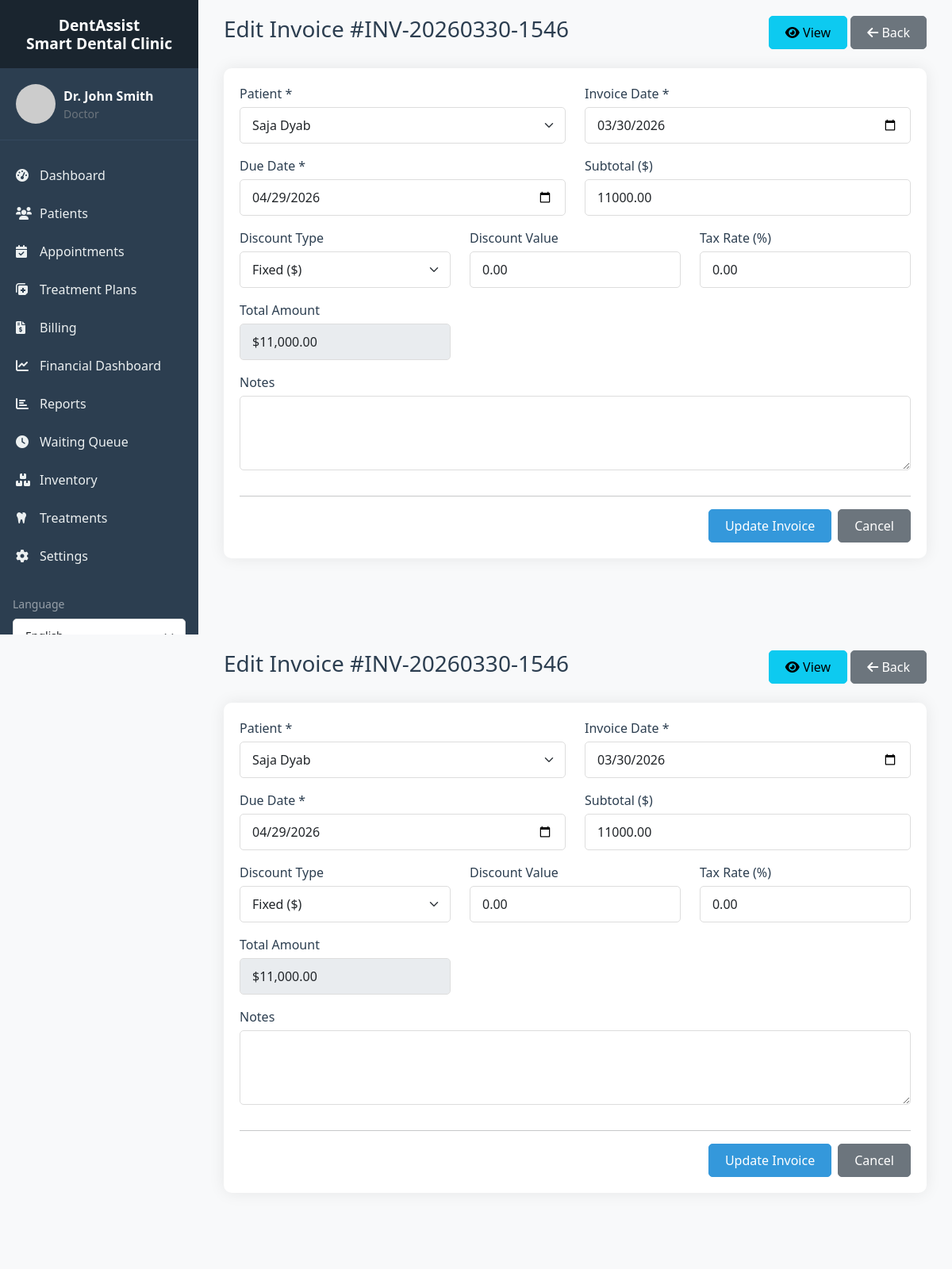
Screenshot of /billing/edit_invoice.php?id=27 (signed in) with the database file from the repository.
### tables this page shows
CREATE TABLE `invoices` (
  `id` int(11) NOT NULL,
  `invoice_number` varchar(50) NOT NULL,
  `patient_id` int(11) NOT NULL,
  `appointment_id` int(11) DEFAULT NULL,
  `invoice_date` date NOT NULL,
  `due_date` date NOT NULL,
  `subtotal` decimal(10,2) NOT NULL,
  `discount_type` enum('percentage','fixed') DEFAULT 'fixed',
  `discount_value` decimal(10,2) DEFAULT 0.00,
  `discount_amount` decimal(10,2) GENERATED ALWAYS AS (case when `discount_type` = 'percentage' then `subtotal` * `discount_value` / 100 else `discount_value` end) VIRTUAL,
  `tax_rate` decimal(5,2) DEFAULT 0.00,
  `tax_amount` decimal(10,2) GENERATED ALWAYS AS ((`subtotal` - `discount_amount`) * `tax_rate` / 100) VIRTUAL,
  `total_amount` decimal(10,2) GENERATED ALWAYS AS (`subtotal` - `discount_amount` + `tax_amount`) VIRTUAL,
  `paid_amount` decimal(10,2) DEFAULT 0.00,
  `balance_due` decimal(10,2) GENERATED ALWAYS AS (`total_amount` - `paid_amount`) VIRTUAL,
  `insurance_type` varchar(50) DEFAULT NULL,
  `insurance_claim_id` varchar(100) DEFAULT NULL,
  `insurance_coverage` decimal(10,2) DEFAULT 0.00,
  `insurance_status` enum('pending','approved','denied','paid') DEFAULT 'pending',
  `payment_status` enum('paid','partial','pending','overdue','cancelled') DEFAULT 'pending',
  `payment_method` enum('cash','card','insurance','online','check') DEFAULT NULL,
  `notes` text DEFAULT NULL,
  `created_at` timestamp NOT NULL DEFAULT current_timestamp(),
  `created_by` int(11) DEFAULT NULL,
  `paid_at` timestamp NULL DEFAULT NULL
);

CREATE TABLE `patients` (
  `id` int(11) NOT NULL,
  `user_id` int(11) DEFAULT NULL,
  `full_name` varchar(100) NOT NULL,
  `date_of_birth` date DEFAULT NULL,
  `gender` enum('male','female','other') DEFAULT NULL,
  `phone` varchar(20) DEFAULT NULL,
  `email` varchar(100) DEFAULT NULL,
  `emergency_contact_name` varchar(100) DEFAULT NULL,
  `emergency_contact_phone` varchar(20) DEFAULT NULL,
  `emergency_contact_relation` varchar(50) DEFAULT NULL,
  `insurance_provider` varchar(100) DEFAULT NULL,
  `insurance_id` varchar(50) DEFAULT NULL,
  `insurance_type` enum('Private','Social Security','Medicaid','None') DEFAULT 'None',
  `insurance_coverage` int(11) DEFAULT 0,
  `medical_history` text DEFAULT NULL,
  `allergies` text DEFAULT NULL,
  `current_medications` text DEFAULT NULL,
  `past_surgeries` text DEFAULT NULL,
  `chronic_conditions` text DEFAULT NULL,
  `dental_history` text DEFAULT NULL,
  `previous_dentist` varchar(100) DEFAULT NULL,
  `last_visit_date` date DEFAULT NULL,
  `address_line1` varchar(255) DEFAULT NULL,
  `address_line2` varchar(255) DEFAULT NULL,
  `address` varchar(500) DEFAULT NULL,
  `city` varchar(100) DEFAULT NULL,
  `state` varchar(50) DEFAULT NULL,
  `postal_code` varchar(20) DEFAULT NULL,
  `country` varchar(50) DEFAULT 'USA',
  `points` int(11) DEFAULT 0,
  `subscription_type` enum('none','basic','premium','family') DEFAULT 'none',
  `subscription_start_date` date DEFAULT NULL,
  `subscription_end_date` date DEFAULT NULL,
  `referral_code` varchar(20) DEFAULT NULL,
  `referred_by` int(11) DEFAULT NULL,
  `created_at` timestamp NOT NULL DEFAULT current_timestamp(),
  `updated_at` timestamp NOT NULL DEFAULT current_timestamp() ON UPDATE current_timestamp(),
  `created_by` int(11) DEFAULT NULL,
  `subscription_status` enum('none','pending','active','expired') DEFAULT 'none'
);

### includes/db.php (called while the page is built, shortened)
<?php
class Database {
    private $host = DB_HOST;
    private $user = DB_USER;
    private $pass = DB_PASS;
    private $dbname = DB_NAME;
    private $conn;
    private static $instance = null;
    private function __construct() {
        try {
            $this->conn = new mysqli($this->host, $this->user, $this->pass, $this->dbname);
            $this->conn->set_charset("utf8mb4");
        } catch (Exception $e) {
            die("Database connection error: " . $e->getMessage());
        }
    }
    public static function getInstance() {
        if (self::$instance == null) {
            self::$instance = new Database();
        }
        return self::$instance;
    }
    public function query($sql, $params = [], $types = "") {
        $stmt = $this->conn->prepare($sql);
        if (!empty($params)) {
            if (empty($types)) {
                $types = $this->determineTypes($params);
            }
            $stmt->bind_param($types, ...$params);
        }
        $stmt->execute();
        return $stmt;
    }
    private function determineTypes($params) {
        $types = '';
        foreach ($params as $param) {
            if (is_int($param)) {
                $types .= 'i';
            } elseif (is_float($param)) {
                $types .= 'd';
            } elseif (is_string($param)) {
                $types .= 's';
            } else {
                $types .= 'b';
            }
        }
        return $types;
    }
    public function fetchOne($sql, $params = [], $types = "") {
        $stmt = $this->query($sql, $params, $types);
        $result = $stmt->get_result();
        if ($result && $result->num_rows > 0) {
            return $result->fetch_assoc();
        }
        return null;
    }
    public function fetchAll($sql, $params = [], $types = "") {
        $stmt = $this->query($sql, $params, $types);
        $result = $stmt->get_result();
        if ($result) {
            return $result->fetch_all(MYSQLI_ASSOC);
        }
        return [];
    }
}
?>

### includes/functions.php (called while the page is built, shortened)
<?php
require_once 'db.php';
function formatCurrency($amount)
{
    return '$' . number_format($amount, 2);
}

### billing/edit_invoice.php (the view, shortened to what this page needs)
<?php
require_once '../includes/db.php';
require_once '../includes/functions.php';
$db = Database::getInstance();
$invoiceId = $_GET['id'] ?? 0;
$invoice = $db->fetchOne(
    "SELECT i.*, p.full_name as patient_name
     FROM invoices i
     JOIN patients p ON i.patient_id = p.id
     WHERE i.id = ?",
    [$invoiceId],
    "i"
);
$patients = $db->fetchAll("SELECT id, full_name FROM patients ORDER BY full_name");
include '../layouts/header.php';
?>
<div class="container-fluid">
    <div class="d-flex justify-content-between align-items-center mb-4">
        <h1 class="h3">Edit Invoice #<?php echo $invoice['invoice_number']; ?></h1>
        <div>
            <a href="invoice_view.php?id=<?php echo $invoiceId; ?>" class="btn btn-info">
                <i class="fas fa-eye"></i> View
            </a>
            <a href="invoices.php" class="btn btn-secondary">
                <i class="fas fa-arrow-left"></i> Back
            </a>
        </div>
    </div>
    <div class="card">
        <div class="card-body">
            <form method="POST" action="">
                <div class="row">
                    <div class="col-md-6 mb-3">
                        <label class="form-label">Patient *</label>
                        <select class="form-select" name="patient_id" required>
                            <?php foreach ($patients as $p): ?>
                                <option value="<?php echo $p['id']; ?>" <?php echo $invoice['patient_id'] == $p['id'] ? 'selected' : ''; ?>>
                                    <?php echo htmlspecialchars($p['full_name']); ?>
                                </option>
                            <?php endforeach; ?>
                        </select>
                    </div>
                    <div class="col-md-6 mb-3">
                        <label class="form-label">Invoice Date *</label>
                        <input type="date" class="form-control" name="invoice_date"
                               value="<?php echo $invoice['invoice_date']; ?>" required>
                    </div>
                    <div class="col-md-6 mb-3">
                        <label class="form-label">Due Date *</label>
                        <input type="date" class="form-control" name="due_date"
                               value="<?php echo $invoice['due_date']; ?>" required>
                    </div>
                    <div class="col-md-6 mb-3">
                        <label class="form-label">Subtotal ($)</label>
                        <input type="number" step="0.01" class="form-control" name="subtotal" id="subtotal"
                               value="<?php echo $invoice['subtotal']; ?>" onchange="calculateTotal()">
                    </div>
                    <div class="col-md-4 mb-3">
                        <label class="form-label">Discount Type</label>
                        <select class="form-select" name="discount_type" id="discount_type" onchange="calculateTotal()">
                            <option value="fixed" <?php echo $invoice['discount_type'] == 'fixed' ? 'selected' : ''; ?>>Fixed ($)</option>
                        </select>
                    </div>
                    <div class="col-md-4 mb-3">
                        <label class="form-label">Discount Value</label>
                        <input type="number" step="0.01" class="form-control" name="discount_value" id="discount_value"
                               value="<?php echo $invoice['discount_value']; ?>" onchange="calculateTotal()">
                    </div>
                    <div class="col-md-4 mb-3">
                        <label class="form-label">Tax Rate (%)</label>
                        <input type="number" step="0.01" class="form-control" name="tax_rate" id="tax_rate"
                               value="<?php echo $invoice['tax_rate']; ?>" onchange="calculateTotal()">
                    </div>
                    <div class="col-md-4 mb-3">
                        <label class="form-label">Total Amount</label>
                        <input type="text" class="form-control" id="total" readonly value="<?php echo formatCurrency($invoice['total_amount']); ?>">
                    </div>
                    <div class="col-12 mb-3">
                        <label class="form-label">Notes</label>
                        <textarea class="form-control" name="notes" rows="3"><?php echo htmlspecialchars($invoice['notes']); ?></textarea>
                    </div>
                </div>
                <hr>
                <div class="d-flex justify-content-end gap-2">
                    <button type="submit" class="btn btn-primary">Update Invoice</button>
                    <a href="invoice_view.php?id=<?php echo $invoiceId; ?>" class="btn btn-secondary">Cancel</a>
                </div>
            </form>
        </div>
    </div>
</div>
<?php include '../layouts/footer.php'; ?><?php
require_once '../includes/db.php';
require_once '../includes/functions.php';
$db = Database::getInstance();
$invoiceId = $_GET['id'] ?? 0;
$invoice = $db->fetchOne(
    "SELECT i.*, p.full_name as patient_name
     FROM invoices i
     JOIN patients p ON i.patient_id = p.id
     WHERE i.id = ?",
    [$invoiceId],
    "i"
);
$patients = $db->fetchAll("SELECT id, full_name FROM patients ORDER BY full_name");
include '../layouts/header.php';
?>
<div class="container-fluid">
    <div class="d-flex justify-content-between align-items-center mb-4">
        <h1 class="h3">Edit Invoice #<?php echo $invoice['invoice_number']; ?></h1>
        <div>
            <a href="invoice_view.php?id=<?php echo $invoiceId; ?>" class="btn btn-info">
                <i class="fas fa-eye"></i> View
            </a>
            <a href="invoices.php" class="btn btn-secondary">
                <i class="fas fa-arrow-left"></i> Back
            </a>
        </div>
    </div>
    <div class="card">
        <div class="card-body">
            <form method="POST" action="">
                <div class="row">
                    <div class="col-md-6 mb-3">
                        <label class="form-label">Patient *</label>
                        <select class="form-select" name="patient_id" required>
                            <?php foreach ($patients as $p): ?>
                                <option value="<?php echo $p['id']; ?>" <?php echo $invoice['patient_id'] == $p['id'] ? 'selected' : ''; ?>>
                                    <?php echo htmlspecialchars($p['full_name']); ?>
                                </option>
                            <?php endforeach; ?>
                        </select>
                    </div>
                    <div class="col-md-6 mb-3">
                        <label class="form-label">Invoice Date *</label>
                        <input type="date" class="form-control" name="invoice_date"
                               value="<?php echo $invoice['invoice_date']; ?>" required>
                    </div>
                    <div class="col-md-6 mb-3">
                        <label class="form-label">Due Date *</label>
                        <input type="date" class="form-control" name="due_date"
                               value="<?php echo $invoice['due_date']; ?>" required>
                    </div>
                    <div class="col-md-6 mb-3">
                        <label class="form-label">Subtotal ($)</label>
                        <input type="number" step="0.01" class="form-control" name="subtotal" id="subtotal"
                               value="<?php echo $invoice['subtotal']; ?>" onchange="calculateTotal()">
                    </div>
                    <div class="col-md-4 mb-3">
                        <label class="form-label">Discount Type</label>
                        <select class="form-select" name="discount_type" id="discount_type" onchange="calculateTotal()">
                            <option value="fixed" <?php echo $invoice['discount_type'] == 'fixed' ? 'selected' : ''; ?>>Fixed ($)</option>
                        </select>
                    </div>
                    <div class="col-md-4 mb-3">
                        <label class="form-label">Discount Value</label>
                        <input type="number" step="0.01" class="form-control" name="discount_value" id="discount_value"
                               value="<?php echo $invoice['discount_value']; ?>" onchange="calculateTotal()">
                    </div>
                    <div class="col-md-4 mb-3">
                        <label class="form-label">Tax Rate (%)</label>
                        <input type="number" step="0.01" class="form-control" name="tax_rate" id="tax_rate"
                               value="<?php echo $invoice['tax_rate']; ?>" onchange="calculateTotal()">
                    </div>
                    <div class="col-md-4 mb-3">
                        <label class="form-label">Total Amount</label>
                        <input type="text" class="form-control" id="total" readonly value="<?php echo formatCurrency($invoice['total_amount']); ?>">
                    </div>
                    <div class="col-12 mb-3">
                        <label class="form-label">Notes</label>
                        <textarea class="form-control" name="notes" rows="3"><?php echo htmlspecialchars($invoice['notes']); ?></textarea>
                    </div>
                </div>
                <hr>
                <div class="d-flex justify-content-end gap-2">
                    <button type="submit" class="btn btn-primary">Update Invoice</button>
                    <a href="invoice_view.php?id=<?php echo $invoiceId; ?>" class="btn btn-secondary">Cancel</a>
                </div>
            </form>
        </div>
    </div>
</div>
<?php include '../layouts/footer.php'; ?>

### assets/css/style.css (style rules this page uses)
:root { --primary-color: #3498db; --secondary-color: #2c3e50; --success-color: #28a745; --danger-color: #dc3545; --warning-color: #ffc107; --info-color: #17a2b8; --light-color: #f8f9fa; --dark-color: #343a40; }
body { font-family: 'Segoe UI', Tahoma, Geneva, Verdana, sans-serif; background-color: #f8f9fa; margin: 0; padding: 0; }
h1, h2, h3, h4, h5, h6 { color: var(--secondary-color); font-weight: 600; }
.card { border: none; border-radius: 10px; box-shadow: 0 0 20px rgba(0,0,0,0.08); margin-bottom: 20px; }
.card-body { padding: 20px; }
.btn { border-radius: 5px; padding: 8px 20px; font-weight: 500; transition: all 0.3s; }
.btn-primary { background-color: var(--primary-color); border-color: var(--primary-color); }
.form-control, .form-select { border-radius: 5px; border: 1px solid #ddd; padding: 10px 15px; transition: all 0.3s; }
.form-label { font-weight: 500; color: var(--secondary-color); margin-bottom: 5px; }

### rows the page displays
invoices: invoice_number "INV-20260330-1546", patient_id "Saja Dyab", invoice_date "03/30/2026", due_date "04/29/2026", subtotal "11000.00", discount_type "Fixed ($)", discount_value "0.00", tax_rate "0.00", total_amount "$11,000.00"

### other values shown
SITE_NAME "DentAssist Smart Dental Clinic"
$_SESSION['full_name'] "Dr. John Smith"
$role "Doctor"
__('dashboard', 'Dashboard') "Dashboard"
__('patients', 'Patients') "Patients"
__('appointments', 'Appointments') "Appointments"
__('treatment_plans', 'Treatment Plans') "Treatment Plans"
__('billing', 'Billing') "Billing"
__('financial_dashboard', 'Financial Dashboard') "Financial Dashboard"
__('reports', 'Reports') "Reports"
__('queue', 'Waiting Queue') "Waiting Queue"
__('inventory', 'Inventory') "Inventory"
__('treatments', 'Treatments') "Treatments"
__('settings', 'Settings') "Settings"
__('language', 'Language') "Language"
